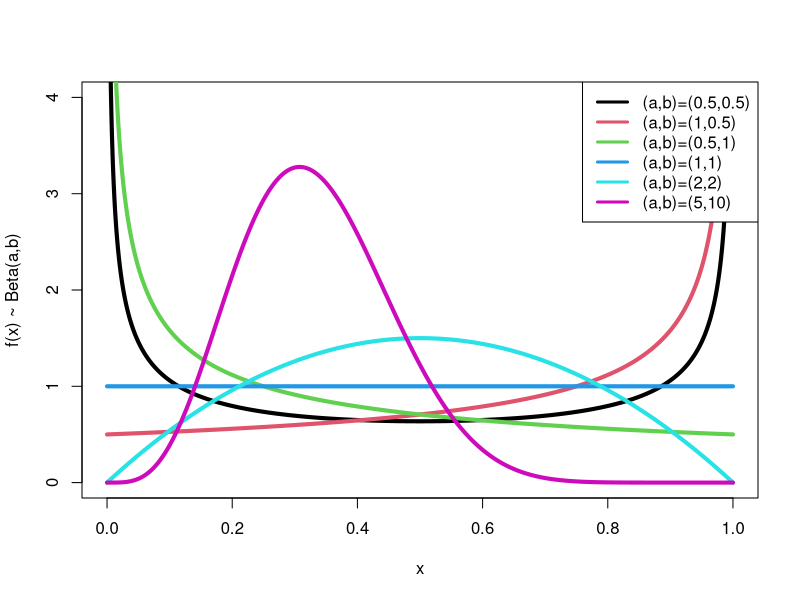
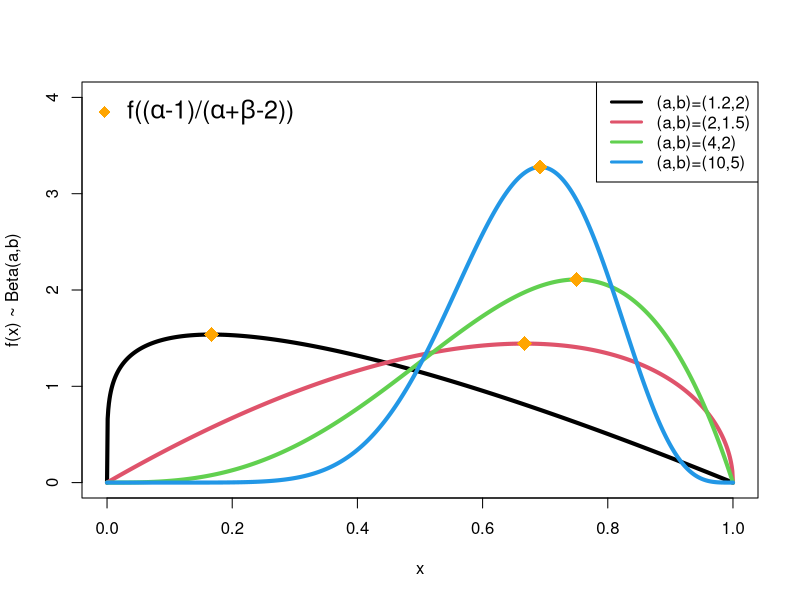
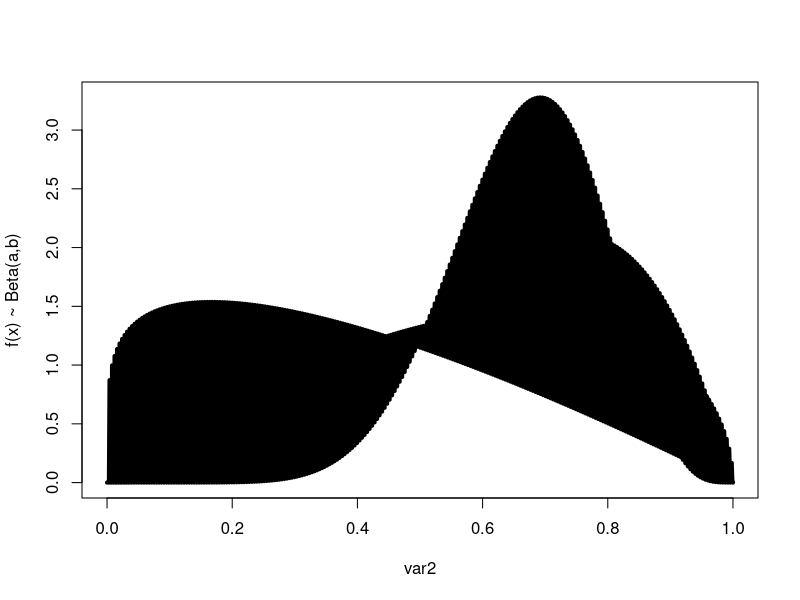
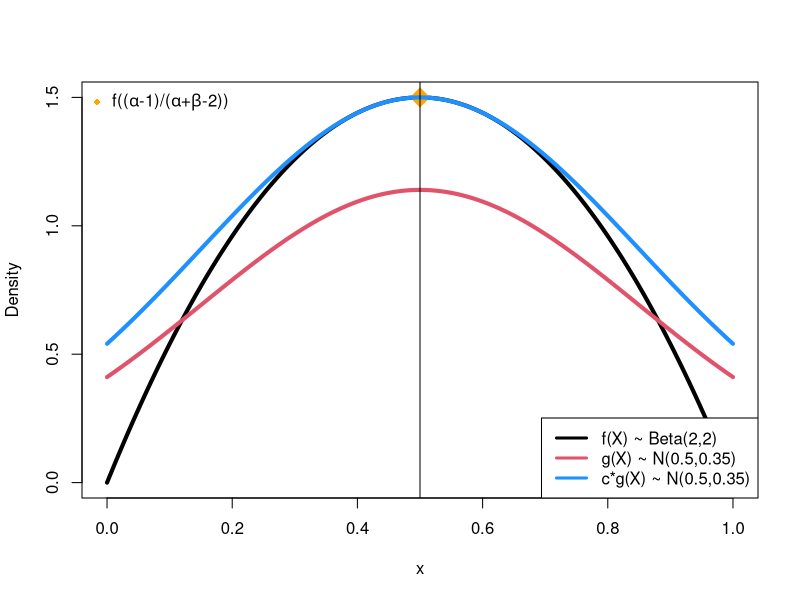
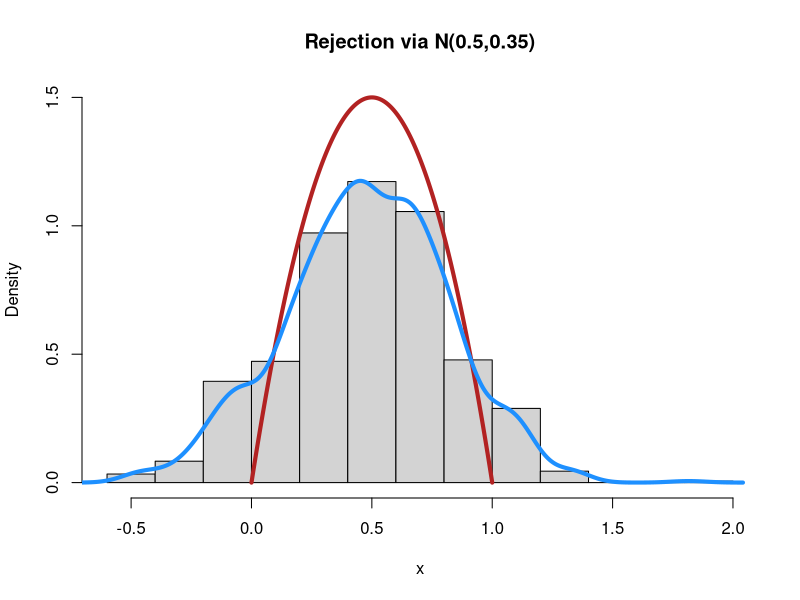
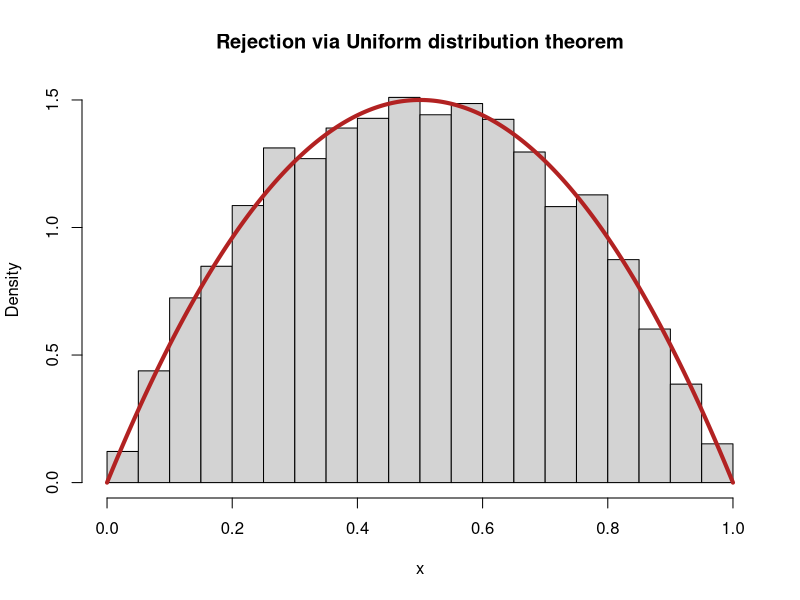
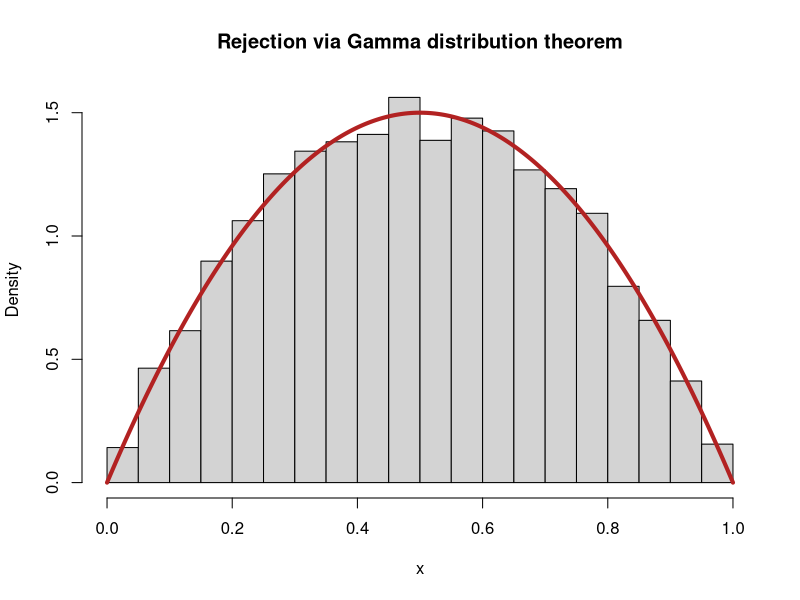
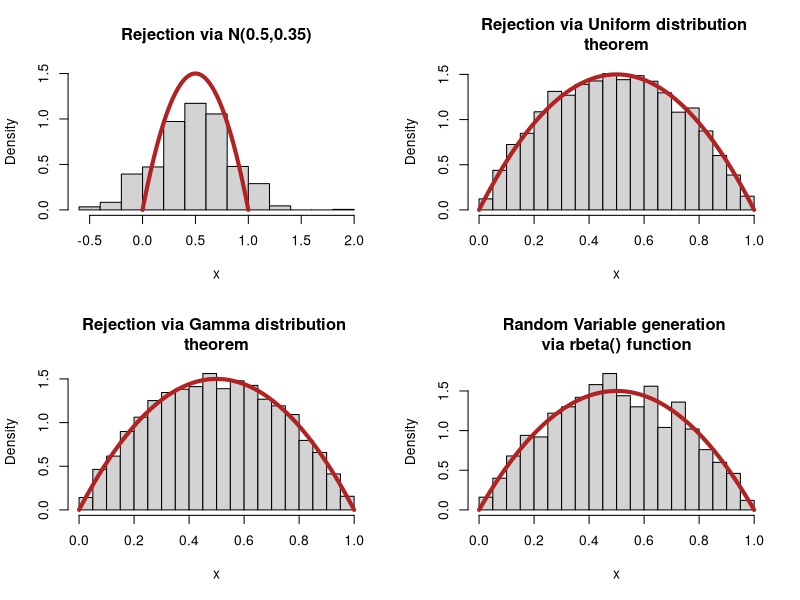

Generate these figures, in order, with R:
########### HW3_3  ###############
################################

######### HW3_3a #################

fx <- function(x, a, b){(1/beta(a,b))*x^(a-1)*(1-x)^(b-1)}
var<-seq(0,1,length=1000)
as <- c(0.5, 1,0.5, 1, 2, 5)
bs <- c(0.5, 0.5, 1, 1, 2, 10)
plot(var, fx(x=var, a=as[1], b=bs[1]), type="l", lwd=4, xlab="x",
     ylab="f(x) ~ Beta(a,b)", ylim=c(0,4))
i = NULL
for(i in 2:length(as)){
  lines(var, fx(x=var, a=as[i], b=bs[i]), col=i, lwd=4)
}

legend("topright",lwd=c(rep(3,6)),col=c(seq(1,6, by=1)),
       legend=c(paste("(a,b)=", "(", as, ",", bs, ")", sep="")))

######### HW3_3b #################
a= c(1.2, 2,4,10)
b= c(2, 1.5, 2, 5)
fmax <- function(a,b){(a-1)/(a+b-2)}

var2 <- seq(0,1, length=1000)
plot(var2, fx(x=var2, a=a[1], b=b[1]), type="l", lwd=4, 
     ylab="f(x) ~ Beta(a,b)", ylim=c(0,4), xlab="x")
points(fmax(a=a[1], b=b[1]), fx(x=fmax(a=a[1], b=b[1]), a=a[1], b=b[1]), 
       col="orange",pch=18, cex=2)

i = NULL
for(i in 2:length(a)){
  lines(var2, fx(x=var2, a=a[i], b=b[i]), col=i, lwd=4)
  points(fmax(a=a[i], b=b[i]), fx(x=fmax(a=a[i], b=b[i]), a=a[i], b=b[i]),
         col="orange", pch=18, cex=2)
}

legend("topright",lwd=c(rep(3,4)), col=c(seq(1,4, by=1)),
       legend=c(paste("(a,b)=", "(", a, ",", b, ")", sep="")))
legend("topleft", pch = 18, col="orange", cex=1.5 ,
       legend=expression(paste("f((", alpha ,"-1)/(", alpha,"+",beta,"-2))")), bty = "n")


  fmax(a,b)
plot(var2, fx(x=var2, a=a, b=b), type="l", lwd=4, 
     ylab="f(x) ~ Beta(a,b)")

######### HW3_3c #################
#It can be seen that for a>1 and b>1 Beta distributions, 
#the larger the a and b parameters get, distribution becomes less spread (i.e. variation decreses)
# with a higher maximum. It is also known that the maximum of a Beta distribution
# with a>1 and b>1, can be computed via (a-1)/(a+b-2), as the variable that is equal to 
#(a-1)/(a+b-2) gives the maximum density. Therefore, for a dominating density,
# another beta with lower a and b values than the beta distribution of interest can be used.
# Additionally, an optimal c can be calculated by simply computing and divinding the maximum f(x)
#to g(x) by f((a-1)/(a+b-2))/g((a-1)/(a+b-2))
# of f(x) to g(x).
# For example in figure 3

#Figure for 3c
fmax <- function(a,b){(a-1)/(a+b-2)}
var2 <- seq(0,1, length=1000)

max(fx(var2, 5, 3))
fx(fmax(5,3), 5, 3)
max(dbeta(var2, 5,3))

#f(x) a=10, b=6
a1= 2
b1= 2
plot(var2, fx(x=var2, a=a1, b=b1), type="l", lwd=4, 
     ylab="Density", ylim=c(0,1.5), xlab="x")
points(fmax(a1,b1), fx(x=fmax(a1, b1), a1, b1), 
       col="orange", bg="orange",pch=23, cex=2)
#g(x) a=5, b=3
mu=0.5
si=0.35
lines(var2, dnorm(x=var2, mu, si), col=2, lwd=4)
# points(fmax(a2, b2), fx(x=fmax(a2, b2), a2, b2),
#          col="orange", bg="orange",pch=23, cex=2)
c_op <- fx(fmax(a1,b1), a1, b1)/max(dnorm(var2,mu,si))
lines(var2, c_op*dnorm(var2, mu, si), col="dodgerblue", lwd=4)
abline(v=fmax(a1,b1))

legend("bottomright",lwd=c(rep(3,3)), col=c(1,2, "dodgerblue"),
       legend=c(paste("f(X) ~", " Beta(", a1, ",", b1, ")", sep=""), 
                paste("g(X) ~", " N(", mu, ",", si, ")", sep=""),
                paste("c*g(X) ~", " N(", mu, ",", si, ")", sep="")), cex=1)
legend("topleft", pch = 18, col="orange", cex=1 ,
       legend=expression(paste("f((", alpha ,"-1)/(", alpha,"+",beta,"-2))")), bty = "n")


# lines(var2, dt(x=var2,df =  0.5), col=5, lwd=4)
# points(fmax(a2, b2), fx(x=fmax(a2, b2), a2, b2),
#        col="orange", bg="orange",pch=23, cex=2)
# c_op <- fx(fmax(a1,b1), a1, b1)/dbeta(fmax(a2,b2), a2, b2)
# lines(var2, c_op*dbeta(var2, a2, b2), col="dodgerblue", lwd=4)
# legend("topleft", pch = 18, col="orange", cex=1.5 ,
#        legend=expression(paste("f((", alpha ,"-1)/(", alpha,"+",beta,"-2))")), bty = "n")
# 

## 3d ###
# Rejection method for (2,2)
            
# generate samples from N(0.5,0.35)
goverf <- function(x, mu, si, a, b){dnorm(x, mu, si)/fx(x, a, b)}
mu = 0.5
si = 0.35
a= 2
b= 2
#set.seed(6374)
xc = rnorm(1000,mu,si)
uc=runif(1000,0,1)
c_op <- fx(fmax(a,b), a, b)/max(dnorm(var2,mu,si))
tc = c_op*sapply(xc, goverf, mu, si, a, b)
ut = uc*tc
hist(xc[ut <=1], prob=T, main="Rejection via N(0.5,0.35)", xlab="x", ylim=c(0,1.5))
# Now superimpose the standard normal distribution
# on our histogram
x=seq(0,1,length=1000)
lines(x,dbeta(x, 2,2), col="firebrick", lwd=4)
lines(density(xc[ut <=1]), col="dodgerblue", lwd=4)
sum(ut<=1)/1000

# generate samples using uniform
a= 2
b= 2
sims=10000
xb = NULL
bb=NULL
for(i in 1:sims){
  bb <- runif(3,0,1)
  xb[i] <- bb[order(bb)][2]
  }

hist(xb, prob=T, main="Rejection via Uniform distribution theorem", xlab="x")
lines(seq(0,1,length=1000),fx(seq(0,1,length=1000), 2,2), col="firebrick", lwd=4)

# generate samples using gamma
a= 2
b= 2
sims=10000
rvb = NULL
ga=NULL
gb=NULL
for(i in 1:sims){
  ga <- rgamma (1,a,1)
  gb <- rgamma (1,b,1)
  rvb[i] <- ga/(ga+gb)
}
hist(rvb, prob=T, main="Rejection via Gamma distribution theorem", xlab="x")
lines(seq(0,1,length=1000),fx(seq(0,1,length=1000), 2,2), col="firebrick", lwd=4)

##plot
par(mfrow = c(2, 2))

hist(xc[ut <=1], prob=T, main="Rejection via N(0.5,0.35)", xlab="x", ylim=c(0,1.5))
lines(seq(0,1,length=1000),fx(seq(0,1,length=1000), 2,2), col="firebrick", lwd=4)

hist(xb, prob=T, main="Rejection via Uniform distribution \ntheorem", xlab="x")
lines(seq(0,1,length=1000),fx(seq(0,1,length=1000), 2,2), col="firebrick", lwd=4)

hist(rvb, prob=T, main="Rejection via Gamma distribution \ntheorem", xlab="x")
lines(seq(0,1,length=1000),fx(seq(0,1,length=1000), 2,2), col="firebrick", lwd=4)

hist(rbeta(seq(0,1,length=1000), 2,2), breaks=20,prob=T, main="Random Variable generation \nvia rbeta() function", xlab="x")
lines(seq(0,1,length=1000),fx(seq(0,1,length=1000), 2,2), col="firebrick", lwd=4)

